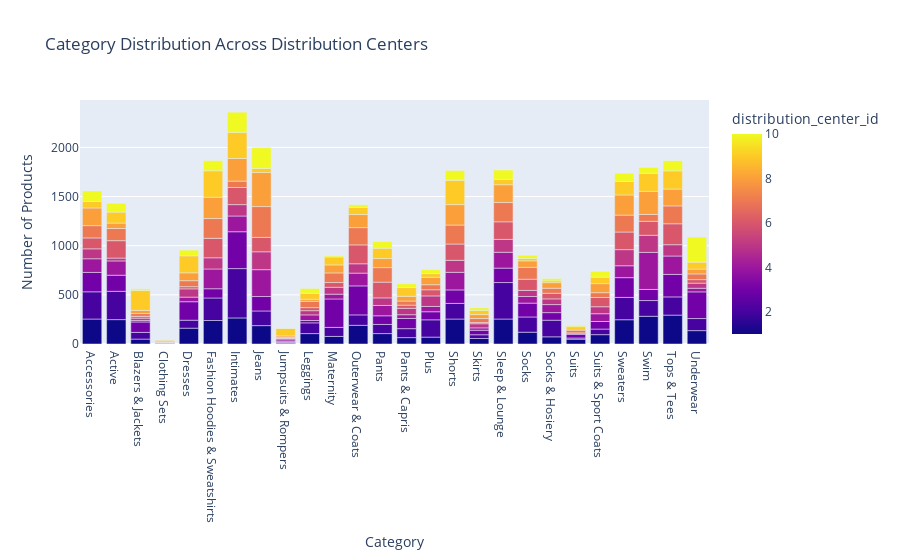

Here is the notebook cell this chart was saved with:
### Code cell
# Group by category and distribution center, and count the number of products in each combination
category_distribution_center = products.groupby(['category', 'distribution_center_id']).size().reset_index()
category_distribution_center.columns = ['category', 'distribution_center_id', 'count']

# Create a bar plot
fig = px.bar(category_distribution_center, x='category', y='count', color='distribution_center_id', title='Category Distribution Across Distribution Centers')
fig.update_layout(xaxis_title='Category', yaxis_title='Number of Products', legend_title='Distribution Center')
fig.show()

### Figure 1 — Plotly figure (JSON) as saved in the notebook; plotly's stock layout.template omitted (floating-point values rounded to 4 significant figures; data arrays with more than 128 entries replaced by an {"elided": "..."} marker saying what was removed)
{"data": [{"alignmentgroup": "True", "hovertemplate": "category=%{x}<br>count=%{y}<br>distribution_center_id=%{marker.color}<extra></extra>", "legendgroup": "", "marker": {"color": {"elided": "256 int values"}, "coloraxis": "coloraxis", "pattern": {"shape": ""}}, "name": "", "offsetgroup": "", "orientation": "v", "showlegend": false, "textposition": "auto", "type": "bar", "x": {"elided": "256 str values"}, "xaxis": "x", "y": {"elided": "256 int values"}, "yaxis": "y"}], "layout": {"barmode": "relative", "coloraxis": {"colorbar": {"title": {"text": "distribution_center_id"}}, "colorscale": [[0, "#0d0887"], [0.1111, "#46039f"], [0.2222, "#7201a8"], [0.3333, "#9c179e"], [0.4444, "#bd3786"], [0.5556, "#d8576b"], [0.6667, "#ed7953"], [0.7778, "#fb9f3a"], [0.8889, "#fdca26"], [1, "#f0f921"]]}, "legend": {"title": {"text": "Distribution Center"}, "tracegroupgap": 0}, "title": {"text": "Category Distribution Across Distribution Centers"}, "xaxis": {"anchor": "y", "domain": [0, 1], "title": {"text": "Category"}}, "yaxis": {"anchor": "x", "domain": [0, 1], "title": {"text": "Number of Products"}}}}
